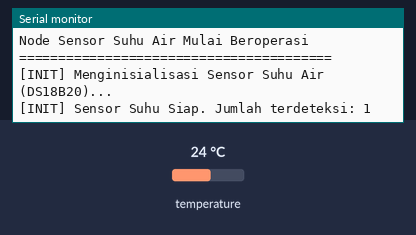
This program was run on a simulated ESP32. On the bench: the last lines printed to the serial monitor. The test bench sets the inputs (shaded band); at power-on: temperature 24 °C.

Above: at 2.2 s.
2.3 s: temperature set to 12 °C
At 3.9 s:
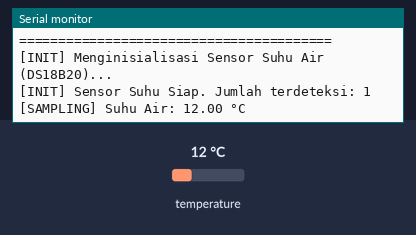
6.2 s: temperature set to 19 °C
At 8.2 s:
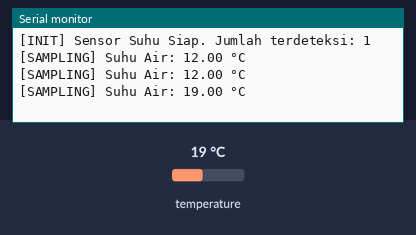

Measured:
- after the input at 2.3 s, the serial monitor: prints a new line after 0.46 s (image 1)
- after the input at 6.2 s, the serial monitor: prints a new line after 0.57 s (image 2)

The program:

main.cpp
```cpp
#include <Arduino.h>
#include "config.h"
#include "sensor_temp.h"

// =========================================================================
// INSTANSIASI VARIABEL GLOBAL
// =========================================================================
float suhu_air_saat_ini = 0.0;
unsigned long interval_sampling = 2000; // Pembacaan setiap 2 detik
unsigned long timer_sensor = 0;

void setup() {
  Serial.begin(115200);
  delay(1000);
  Serial.println("========================================");
  Serial.println("Node Sensor Suhu Air Mulai Beroperasi");
  Serial.println("========================================");

  // Panggil fungsi inisialisasi dari modul sensor
  initSensorSuhu();
}

void loop() {
  // Mekanisme FSM sederhana berbasis waktu untuk sampling
  if (millis() - timer_sensor >= interval_sampling) {
    timer_sensor = millis();
    bacaSensorSuhu();
  }
}
```

sensor_temp.h
```cpp
#pragma once
#include <Arduino.h>

void initSensorSuhu();
void bacaSensorSuhu();
```

sensor_temp.cpp
```cpp
#include "sensor_temp.h"
#include "config.h"
#include <OneWire.h>
#include <DallasTemperature.h>

// Instansiasi objek komunikasi 1-Wire dan sensor Suhu
OneWire oneWire(PIN_SENSOR_SUHU);
DallasTemperature sensorSuhu(&oneWire);

void initSensorSuhu() {
  Serial.println("[INIT] Menginisialisasi Sensor Suhu Air (DS18B20)...");
  sensorSuhu.begin();

  // Validasi apakah sensor terbaca di jalur 1-Wire
  if (sensorSuhu.getDeviceCount() == 0) {
    Serial.println("[ERROR] Sensor Suhu tidak terdeteksi di GPIO 4. Cek kabel!");
  } else {
    Serial.print("[INIT] Sensor Suhu Siap. Jumlah terdeteksi: ");
    Serial.println(sensorSuhu.getDeviceCount());
  }
}

void bacaSensorSuhu() {
  // Perintahkan sensor untuk mengambil data suhu terbaru
  sensorSuhu.requestTemperatures();
  float suhu_baca = sensorSuhu.getTempCByIndex(0);

  // Validasi pembacaan (DS18B20 mengembalikan -127 jika gagal/terputus)
  if (suhu_baca == DEVICE_DISCONNECTED_C) {
    Serial.println("[ERROR] Gagal membaca suhu air!");
  } else {
    suhu_air_saat_ini = suhu_baca;
    Serial.printf("[SAMPLING] Suhu Air: %.2f °C\n", suhu_air_saat_ini);
  }
}
```

config.h
```cpp
#pragma once
#include <Arduino.h>

// =========================================================================
// KONFIGURASI PERANGKAT KERAS
// =========================================================================
#define PIN_SENSOR_SUHU 4

// =========================================================================
// DEKLARASI VARIABEL GLOBAL (extern)
// =========================================================================
extern float suhu_air_saat_ini;
extern unsigned long interval_sampling;
extern unsigned long timer_sensor;
```
